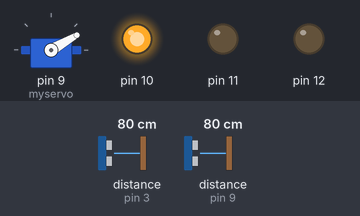
A sketch run on a simulated Arduino Uno, built with avr-gcc and run on an emulated ATmega328P. Parts: servo, output pins drawn as LEDs (lit = HIGH). The inputs (shaded band) are chosen by the test bench; at power-on: distance to the obstacle (sensors on pin 3, pin 9) 80 cm.

Above: at 1.2 s.
1.3 s: distance to the obstacle (sensor on pin 3) set to 54 cm
2.8 s: distance to the obstacle (sensor on pin 3) set to 47 cm
At 3.7 s:
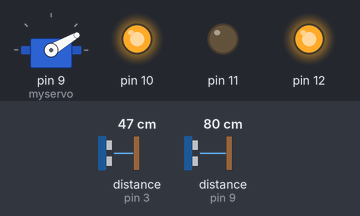
At 29.0 s:
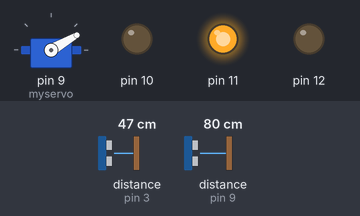
Timing chart, 0 to 29.4 s (numbered marks = the images above; inputs shaded):
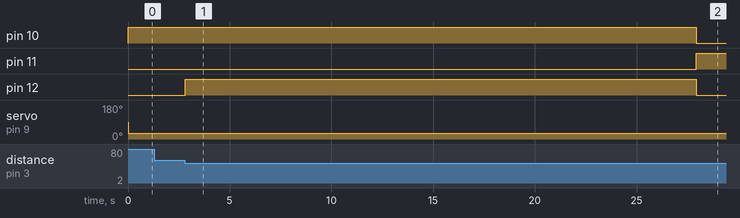

The sketch:

2.ino
```cpp
#include <Ultrasonic.h>
#include <Servo.h>
Ultrasonic Fultrasonic(2, 3);
Ultrasonic Bultrasonic(4, 5);
Ultrasonic Lultrasonic(6, 7);
Ultrasonic Rultrasonic(8, 9);
Servo myservo;

/////////////////////////
int do_front = 50;
int do_back = 50;
/////////////////////////

void motor(int s, int n) {
  if (n == 1) {
    digitalWrite(10, HIGH);
    digitalWrite(11, LOW);
    analogWrite(12, s);
    delay(1);
  }
  else {
    digitalWrite(10, LOW);
    digitalWrite(11, HIGH);
    analogWrite(12, s);
    delay(1);
  }
}


void povorot(int t) {
  for (int i = 0; i < t; i++) {
    motor(255, 1);
    myservo.write(30);
    delay(1);
  }
}

void ostanovka(int i, int do_back) {
  int x = 0;
  while ( x < i) {
    if (Fultrasonic.read() >= do_back) {
      motor(Fultrasonic.read() - do_back, 1);
      delay(1);
    }
    else {
      motor(do_back - Fultrasonic.read(), 0);
      delay(1);
    }
    delay(1);
    x++;
  }
}


void setup() {
  myservo.attach(9);
  pinMode(10, OUTPUT);
  pinMode(11, OUTPUT);
  pinMode(12, OUTPUT);
}

void loop () {
  myservo.write(90);
  int do_steni = Rultrasonic.read();
  int first_s = Fultrasonic.read();

  for (int col = 1; col <= 4; col++) {
    while (Fultrasonic.read() >= do_front) {
      motor(30, 1);
      if (Rultrasonic.read() > do_steni) {
        myservo.write(150);
      }
      else {
        myservo.write(30);
      }
    }

    povorot(3000);
  }

  while (Fultrasonic.read() >= first_s) {
      motor(30, 1);
      if (Rultrasonic.read() > do_steni) {
        myservo.write(150);
      }
      else {
        myservo.write(30);
      }
    }
  ostanovka(10000, do_back);
}
```

Measured:
- the behaviour switches between 50 and 49 cm on distance to the obstacle (sensor on pin 3) (found by bisection; images 0 and 1)
- after the input at 1.3 s, every drawn part: stays the same
- after the input at 2.8 s, pin 10: HIGH → LOW after 25.1 s; pin 11: LOW → HIGH after 25.1 s; pin 12: LOW → HIGH at once, → LOW 25.1 s later
